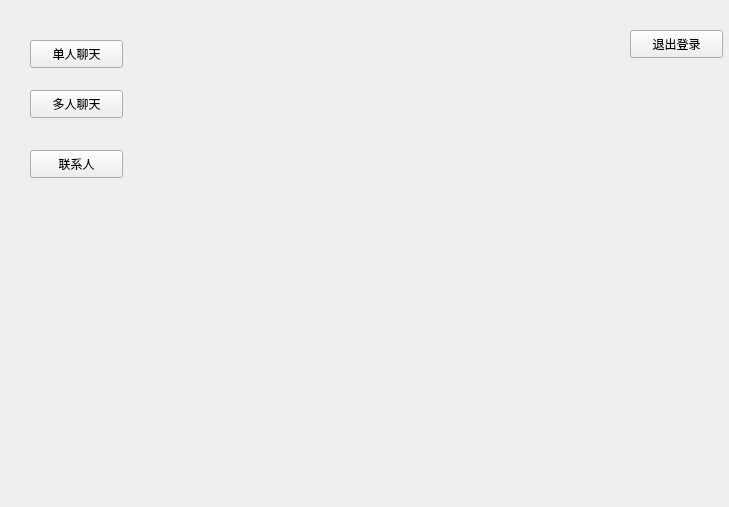
<?xml version="1.0" encoding="UTF-8"?>
<ui version="4.0">
 <class>xuanze</class>
 <widget class="QWidget" name="xuanze">
  <property name="geometry">
   <rect>
    <x>0</x>
    <y>0</y>
    <width>729</width>
    <height>507</height>
   </rect>
  </property>
  <property name="windowTitle">
   <string>Form</string>
  </property>
  <property name="styleSheet">
   <string notr="true">background-image: url(:/image/c.jpg);</string>
  </property>
  <widget class="QPushButton" name="btn_dl">
   <property name="geometry">
    <rect>
     <x>30</x>
     <y>40</y>
     <width>93</width>
     <height>28</height>
    </rect>
   </property>
   <property name="text">
    <string>单人聊天</string>
   </property>
  </widget>
  <widget class="QPushButton" name="btn_dr">
   <property name="geometry">
    <rect>
     <x>30</x>
     <y>90</y>
     <width>93</width>
     <height>28</height>
    </rect>
   </property>
   <property name="text">
    <string>多人聊天</string>
   </property>
  </widget>
  <widget class="QPushButton" name="btn_lx">
   <property name="geometry">
    <rect>
     <x>30</x>
     <y>150</y>
     <width>93</width>
     <height>28</height>
    </rect>
   </property>
   <property name="text">
    <string>联系人</string>
   </property>
  </widget>
  <widget class="QPushButton" name="btn_tui1">
   <property name="geometry">
    <rect>
     <x>630</x>
     <y>30</y>
     <width>93</width>
     <height>28</height>
    </rect>
   </property>
   <property name="text">
    <string>退出登录</string>
   </property>
  </widget>
 </widget>
 <resources/>
 <connections/>
</ui>
